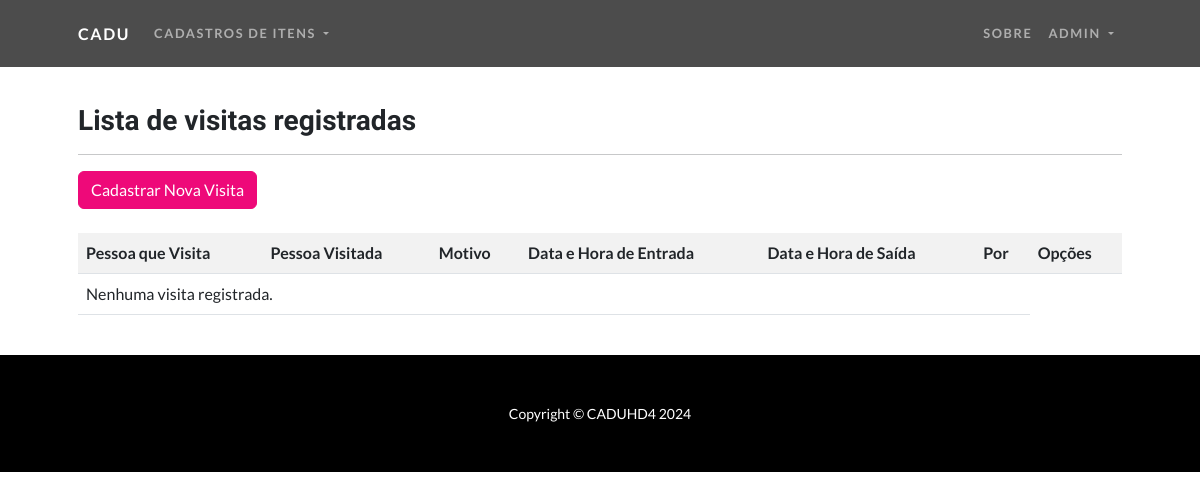
The page /listar/visitas/ (signed in) on the database as committed earlier.
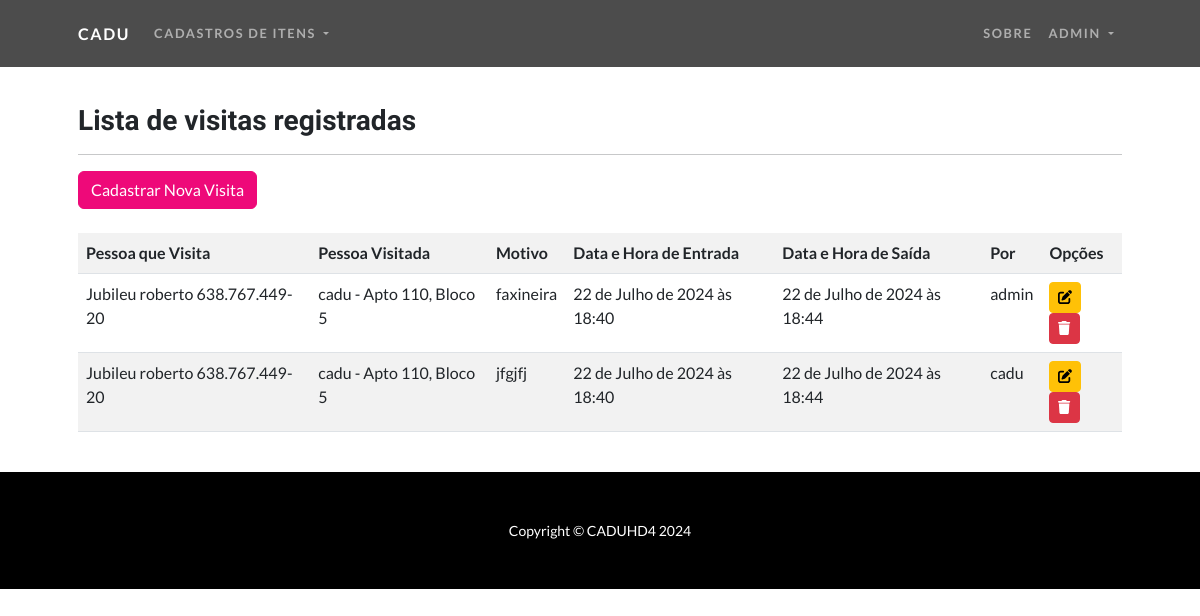
The same page on the database as committed later.
### cadastros/models.py (models this page shows, shortened)
class Visita(models.Model):
    pessoa_visita = models.ForeignKey(Pessoa, on_delete=models.CASCADE, related_name='visitas_feitas')
    pessoa_visitada = models.ForeignKey(Morador, on_delete=models.CASCADE, related_name='visitas_recebidas')
    motivo = models.CharField(max_length=255)
    data_hora_entrada = models.DateTimeField()
    data_hora_saida = models.DateTimeField(null=True, blank=True)
    user = models.ForeignKey(User, on_delete=models.CASCADE)

class Pessoa(models.Model):
    nome_completo = models.CharField(max_length=150)
    nascimento = models.DateField(verbose_name="data de nascimento")
    cpf = models.CharField(max_length=14, verbose_name="cpf", unique=True)
    email = models.EmailField(max_length=120, blank=True, null=True)
    cadastrado_em = models.DateTimeField(auto_now_add=True)
    atualizado_em = models.DateTimeField(auto_now=True)
    cidade = models.ForeignKey(Cidade, on_delete=models.PROTECT)
    arquivo = models.FileField(upload_to='fotos/', blank=True, null=True)
    def __str__(self):
        return f"{self.nome_completo} {self.cpf}"

class Morador(Pessoa):
    apartamento = models.OneToOneField(Apartamento, on_delete=models.CASCADE, related_name="morador")
    possui_animais = models.BooleanField(default=False)
    def __str__(self):
        return f"{self.nome_completo} - Apto {self.apartamento.numero}, Bloco {self.apartamento.bloco}"

class Apartamento(models.Model):
    numero = models.IntegerField()
    bloco = models.CharField(max_length=10)

### cadastros/views.py (the view)
# urls.py: path('listar/visitas/', VisitaList.as_view(), name='list-visita'),
class VisitaList(GroupRequiredMixin, LoginRequiredMixin, ListView):
    model = Visita
    template_name = 'cadastros/listas/visita.html'
    context_object_name = 'visitas'
    login_url = reverse_lazy('login')
    group_required = "Administrador", "Usuarios"
    def get_queryset(self):
        if self.request.user.groups.filter(name='Administrador').exists():
            return Visita.objects.all()
        return Visita.objects.filter(user=self.request.user)

### cadastros/templates/cadastros/listas/visita.html (shortened to what this page needs)
{% extends "paginas/modelo.html" %}
{% load static %}
{% block content %}
<h3>Lista de visitas registradas</h3>
<hr>
<div class="text-right mb-3">
    <a href="{% url 'add-visita' %}" class="btn btn-primary">Cadastrar Nova Visita</a>
</div>
<div class="table-responsive mt-4">
    <table class="table table-striped">
        <tr>
            <th>Pessoa que Visita</th>
            <th>Pessoa Visitada</th>
            <th>Motivo</th>
            <th>Data e Hora de Entrada</th>
            <th>Data e Hora de Saída</th>
            <th>Por</th>
            <th>Opções</th>
        </tr>
        {% for visita in object_list %}
        <tr>
            <td>{{ visita.pessoa_visita }}</td>
            <td>{{ visita.pessoa_visitada }}</td>
            <td>{{ visita.motivo }}</td>
            <td>{{ visita.data_hora_entrada }}</td>
            <td>{{ visita.data_hora_saida }}</td>
            <td>{{ visita.user }}</td>
            <td>
                <a href="{% url 'update-visita' visita.pk %}" class="btn btn-warning btn-sm"><i class="fas fa-edit"></i></a>
                <a href="{% url 'delete-visita' visita.pk %}" class="btn btn-danger btn-sm"><i class="fas fa-trash"></i></a>
            </td>
        </tr>
        {% empty %}
        <tr>
            <td colspan="6">Nenhuma visita registrada.</td>
        </tr>
        {% endfor %}
    </table>
</div>
{% endblock %}

### paginas/templates/paginas/modelo.html (shortened to what this page needs)
{% load static %}
<!DOCTYPE html>
<html lang="pt-br">
<head>
    <link href="{% static 'css/styles.css' %}" rel="stylesheet" />
</head>
<body>
    <div class="container">
        {% block navegacao %}
        <nav class="navbar navbar-expand-lg navbar-dark navbar-custom fixed-top">
            <div class="container px-5">
                <a class="navbar-brand" href="{% url 'inicio' %}">Cadu</a>
                <div class="collapse navbar-collapse" id="navbarResponsive">
                    <ul class="navbar-nav me-auto">
                        {% if request.user.is_authenticated %}
                        <li class="nav-item dropdown">
                            <a class="nav-link dropdown-toggle" href="#" id="cadastroDropdown" role="button" data-bs-toggle="dropdown" aria-expanded="false">
                                Cadastros de itens
                            </a>
                        </li>
                        {% endif %}
                    </ul>
                    <ul class="navbar-nav ms-auto">
                        <li class="nav-item"><a class="nav-link" href="{% url 'sobre' %}">Sobre</a></li>
                        {% if request.user.is_authenticated %}
                        <li class="nav-item dropdown">
                            <a class="nav-link dropdown-toggle" href="#" id="usuarioDropdown" role="button" data-bs-toggle="dropdown" aria-expanded="false">
                                {{ request.user.username }}
                            </a>
                        </li>
                        {% else %}
                        <li class="nav-item"><a class="nav-link" href="{% url 'login' %}">Entrar</a></li>
                        <li class="nav-item"><a class="nav-link" href="{% url 'registrar' %}">Cadastrar</a></li>
                        {% endif %}
                    </ul>
                </div>
            </div>
        </nav>
        {% endblock %}
    </div>
    <section id="scroll">
    <div class="container px-5">
        <div class="row gx-5 align-items-center">
            <div class="col-lg py-4">
                {% block content %}
                {% endblock %}
            </div>
        </div>
    </div>
    </section>
    {% block rodape %}
    <footer class="py-5 bg-black">
        <div class="container px-5">
          <p class="m-0 text-center text-white small">Copyright &copy; CADUHD4 2024</p>
        </div>
      </footer>
    {% endblock %}
    </body>
</html>

Rows that differ between the two databases and show on the page:
added Visita: pessoa_visita "Jubileu roberto 638.767.449-20", pessoa_visitada "cadu - Apto 110, Bloco 5", motivo "faxineira", data_hora_entrada "22 de Julho de 2024 às 18:40", data_hora_saida "22 de Julho de 2024 às 18:44", user "admin"
added Visita: pessoa_visita "Jubileu roberto 638.767.449-20", pessoa_visitada "cadu - Apto 110, Bloco 5", motivo "jfgjfj", data_hora_entrada "22 de Julho de 2024 às 18:40", data_hora_saida "22 de Julho de 2024 às 18:44", user "cadu"
Other text that changed with them:
text no longer shown: "Nenhuma visita registrada."
